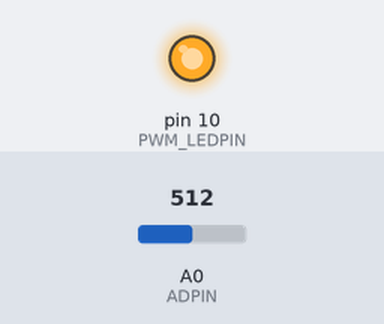
Recording of a sketch running on a simulated Arduino Uno, built with avr-gcc and run on an emulated ATmega328P. Shown: output pins drawn as LEDs (lit = HIGH). Inputs (shaded band) come from the test bench; at power-on: A0 (ADPIN) = 512.

Above: at 1.8 s.
1.9 s: A0 (ADPIN) set to 122
At 3.2 s:
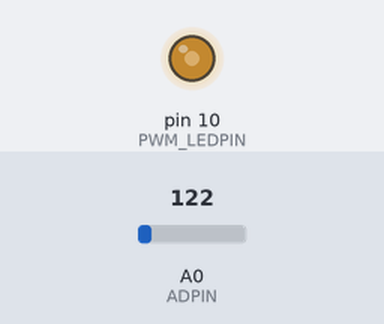
3.5 s: A0 (ADPIN) set to 0
At 4.9 s:
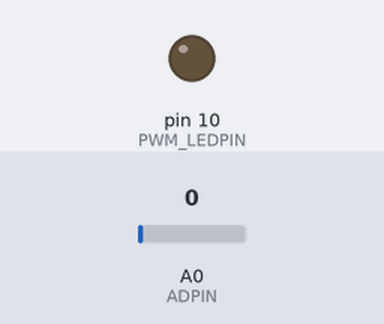
5.5 s: A0 (ADPIN) set to 306
At 6.5 s:
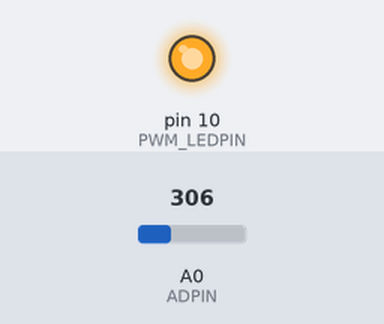
Timing chart, 0 to 8.5 s (numbered marks = the images above; inputs shaded):
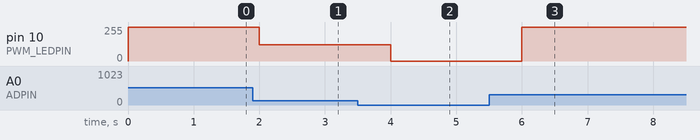

Measured:
- after the input at 1.9 s, pin 10 (PWM_LEDPIN): 255/255 → 122/255 after 0.10 s
- after the input at 3.5 s, pin 10 (PWM_LEDPIN): 122/255 → 0/255 after 0.50 s
- after the input at 5.5 s, pin 10 (PWM_LEDPIN): 0/255 → 255/255 after 0.50 s

The sketch:

pwm.ino
```cpp
// (licence header left out)
int  ADPIN  = A0  ;
int  PWM_LEDPIN = 10 ;
int  value = 0 ;
float voltage = 0.0 ;
void setup()
{
  pinMode(ADPIN, INPUT);  // define ADPIN input PWM_LEDPIN output
  pinMode(PWM_LEDPIN, OUTPUT);
  Serial.begin(115200);    //Serial Baud rate is 115200
}
void loop()
{
  value =  analogRead(ADPIN);       //read analog pin raw data
  //voltage = ( ( float )value )/1023 ;
  //value = (int)voltage * 256 ;      //covert to voltage to PWM duty cycle
  analogWrite(PWM_LEDPIN, value);
  delay(1000);
}
```
